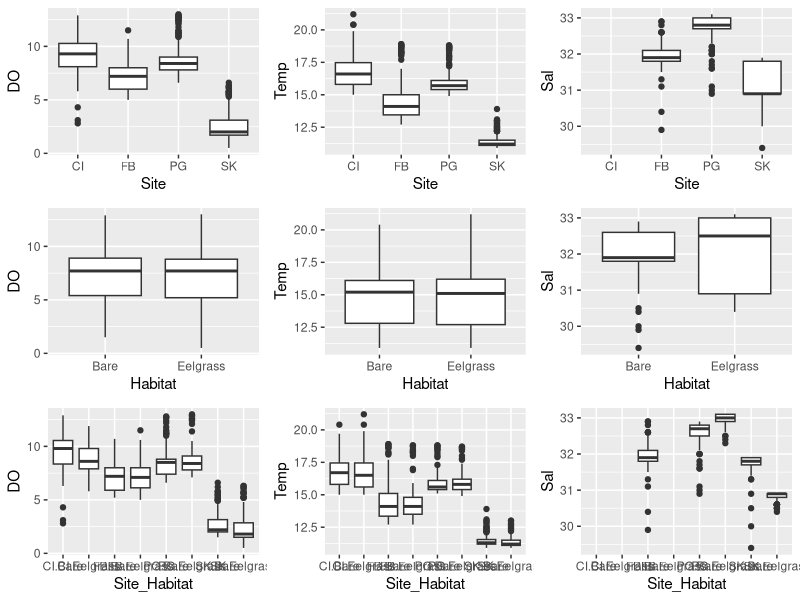

Write the R code that produced this figure.
library(readr)
EnvDat<-read.csv("EnvData_2018_24hr.csv")
head(EnvDat)
str(EnvDat)
library(ggplot2)
library(ggpubr)
SD<-ggplot(EnvDat, aes(x=Site, y=DO)) +
  geom_boxplot()
ST<-ggplot(EnvDat, aes(x=Site, y=Temp)) +
  geom_boxplot()
SS<-ggplot(EnvDat, aes(x=Site, y=Sal)) +
  geom_boxplot()
HD<-ggplot(EnvDat, aes(x=Habitat, y=DO)) +
  geom_boxplot()
HT<-ggplot(EnvDat, aes(x=Habitat, y=Temp)) +
  geom_boxplot()
HS<-ggplot(EnvDat, aes(x=Habitat, y=Sal)) +
  geom_boxplot()
SHD<-ggplot(EnvDat, aes(x=Site_Habitat, y=DO)) +
  geom_boxplot()
SHT<-ggplot(EnvDat, aes(x=Site_Habitat, y=Temp)) +
  geom_boxplot()
SHS<-ggplot(EnvDat, aes(x=Site_Habitat, y=Sal)) +
  geom_boxplot()
ggarrange(SD, ST, SS, HD, HT, HS, SHD, SHT, SHS,
          ncol = 3, nrow = 3)

mixdAOV_DO<-aov(DO~Site*Habitat, data=EnvDat)
summary(mixdAOV_DO)
TukeyHSD(mixdAOV_DO)

mixdAOV_T<-aov(Temp~Site*Habitat, data=EnvDat)
summary(mixdAOV_T)
TukeyHSD(mixdAOV_T)

mixdAOV_Sal<-aov(Sal~Site*Habitat, data=EnvDat)
summary(mixdAOV_Sal)
TukeyHSD(mixdAOV_Sal)
